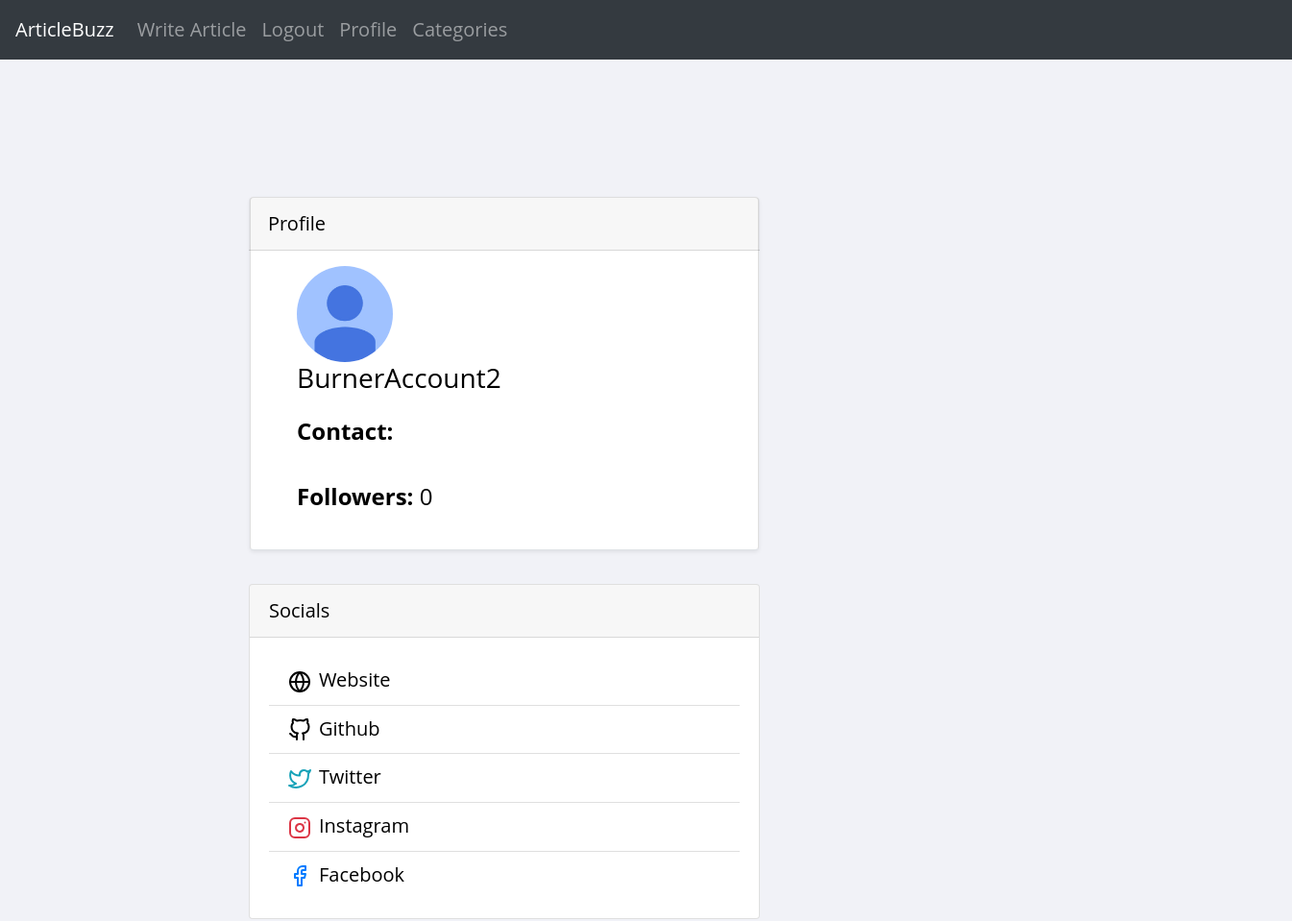
The page /profile/8 (upper part) on the database as committed earlier.
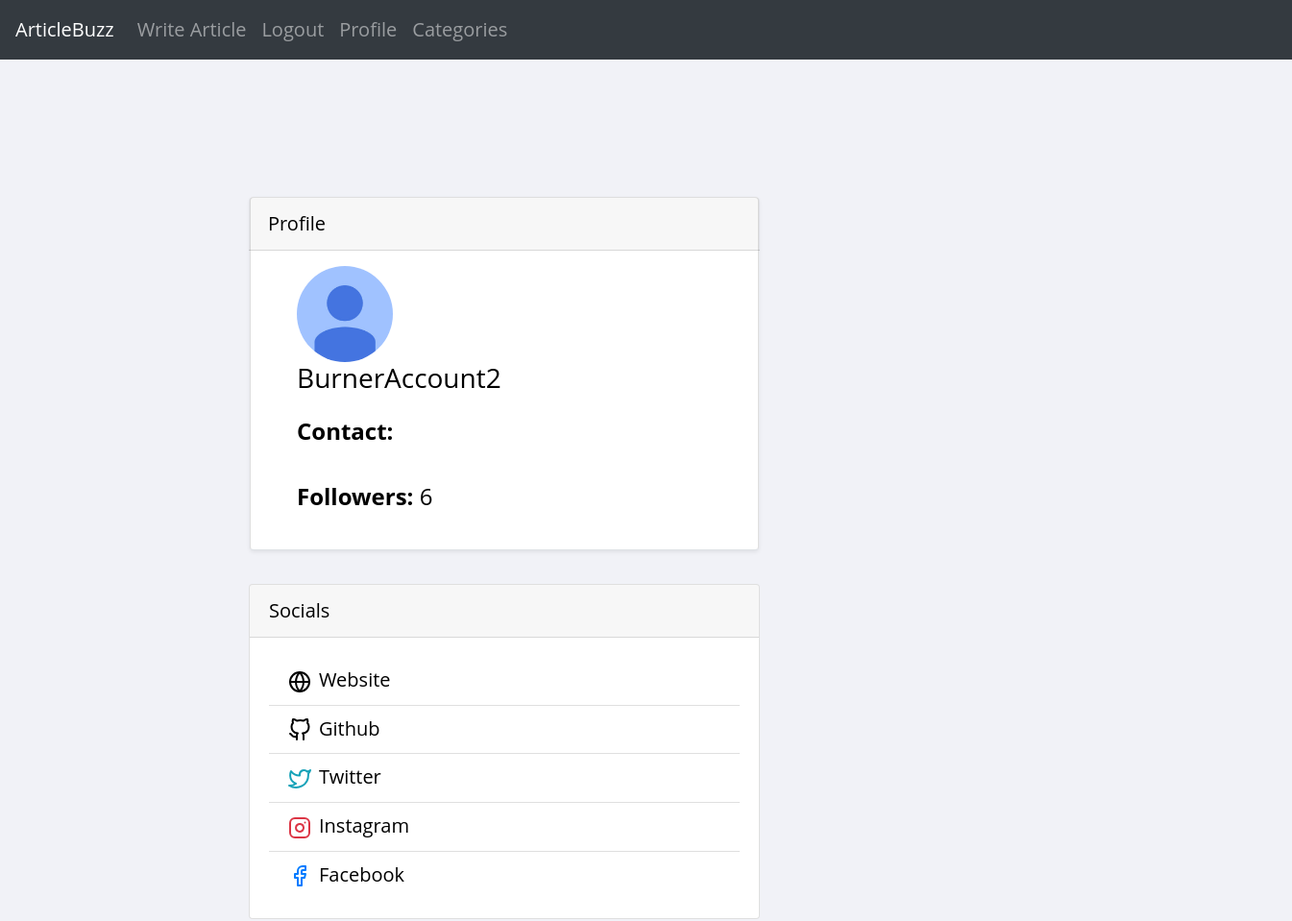
The same page on the database as committed later.
### theblog/models.py (models this page shows)
class UserProfile(models.Model):
	user = models.OneToOneField(User, primary_key= True, verbose_name = 'user', related_name = 'profile', on_delete = models.CASCADE)
	name = models.CharField(max_length = 30, blank = True, null = True)
	bio = models.TextField(max_length=500, blank = True, null = True)
	birthday = models.DateField(null = True, blank = True)
	location = models.CharField(max_length = 100, blank = True, null = True)
	picture = models.ImageField(upload_to = 'uploads/profile_pictures', default = 'uploads/profile_pictures/default.png', blank = True)
	followers = models.ManyToManyField(User, blank = True, related_name = 'followers')
	notification  = models.BooleanField(default = True, blank = False, null = False)
	follower_count = models.IntegerField(null = True, default = 0)
	website = models.CharField(default = None, blank = True, null = True, max_length = 50)
	GitHub = models.CharField(default = None, blank = True, null = True, max_length = 50)
	Twitter = models.CharField(default = None, blank = True, null = True, max_length = 50)
	Instagram = models.CharField(default = None, blank = True, null = True, max_length = 50)
	FaceBook = models.CharField(default = None, blank = True, null = True, max_length = 50)

### theblog/views.py (the view)
# urls.py: path('profile/<int:pk>', ProfileView.as_view(), name = 'profile'),
class ProfileView(View):
	def get(self, request, pk, *args, **kwargs):
		profile = UserProfile.objects.get(pk = pk)
		user = profile.user
		posts = Post.objects.filter(author = user).order_by('-date_published')
		followers = profile.followers.all()
		is_following = False
		num_followers = len(followers)
		if num_followers == 0:
			is_following = False
		else:
			for follower in followers:
				if follower == request.user:
					is_following = True
		context = {
			'user':user,
			'profile':profile,
			'posts':posts,
			'num_followers':num_followers,
			'is_following':is_following
		}
		return render(request, 'user_profile.html', context)

### theblog/templates/user_profile.html (shortened to what this page needs)
{% extends 'base.html' %}
{% load bootstrap_icons %}
{% load static %}
{% block extrahead %}
	<link rel="stylesheet" href="{% static 'theblog/profile.css' %}">
	<link rel="stylesheet" href="https://cdnjs.cloudflare.com/ajax/libs/font-awesome/4.7.0/css/font-awesome.min.css">
{% endblock %}
{% block content %}
<!DOCTYPE html>
<html lang="en">
<head>
</head>
<body>
</body>
</html>
<body>
	<div class = "all">
	<div class="profile_info">
		<div class = 'row justify-content-center mt-5'>
			<div class="card shadow-sm col border-bottom px-5 pt-3">
				<div class = "card-header" style="width: 532px; position: relative; right: 50px;top:-16px">Profile</div>
				<img src="{{ profile.picture.url }}" class = "rounded-circle" width = "100" height="100">
				{% if profile.name %}
					<h3 class = 'py-4'> <b>{{ profile.user.username }}</b>
						<span>
							{% if request.user == user %}
								<a href="{% url 'edit-profile' profile.pk %}" style="color:#333; border: solid 1px; position:relative; left: 10px; border-radius: 30%">{% bs_icon 'brush' %}</a>
							{% endif %}
						</span>
					</h3>
				{% else %}
					<h3>{{ user.username }}
					</h3>
				{% endif %}
				<h4 class = 'py-3'><b>Contact: </b>{{ profile.user.email }}</h4>
				<div class = 'mb-3'>
					<h4 class="py-3"><b>Followers: </b> {{ profile.follower_count }}</h4>
				</div>
			</div>
		</div>
		<div class = 'socials'>
			<div class="card mb-3" style="width: 532px; position: relative; right: 16px; top: 35px;">
				<div class="card-header">Socials</div>
				<div class="card-body">
					<ul class="list-group list-group-flush">
                  <li class="list-group-item d-flex justify-content-between align-items-center flex-wrap">
                    <h5 class="mb-0">Website</h5>
                  </li>
                  <li class="list-group-item d-flex justify-content-between align-items-center flex-wrap">
                    <h5 class="mb-0">Github</h5>
                  </li>
                  <li class="list-group-item d-flex justify-content-between align-items-center flex-wrap">
                    <h5 class="mb-0">Twitter</h5>
                  </li>
                  <li class="list-group-item d-flex justify-content-between align-items-center flex-wrap">
                    <h5 class="mb-0">Instagram</h5>
                  </li>
                  <li class="list-group-item d-flex justify-content-between align-items-center flex-wrap">
                    <h5 class="mb-0">Facebook</h5>
                  </li>
                </ul>
				</div>
			</div>
	</div>
</div>
</div>
</div>
</body>
{% endblock %}

Rows that differ between the two databases and show on the page:
changed UserProfile: follower_count "0" → "6"
